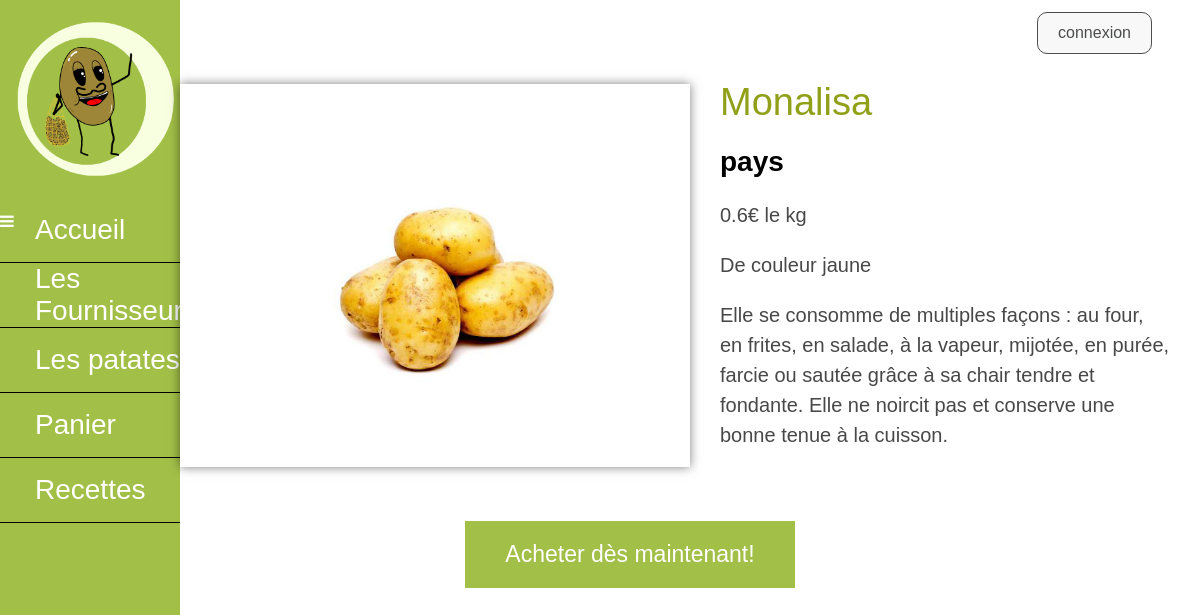
/laPatate.php?name= Monalisa, run on the app's committed database.
### tables this page shows
CREATE TABLE `patate` (
  `Num_patate` int(11) NOT NULL,
  `Nom_patate` varchar(50) NOT NULL,
  `Origine_patate` varchar(50) NOT NULL,
  `Couleur_patate` varchar(50) NOT NULL,
  `Prix_patate` float NOT NULL DEFAULT '0.6',
  `Image_patate` varchar(100) NOT NULL,
  `Texte_patate` text NOT NULL,
  `Quantite` int(11) DEFAULT NULL
);

### class/PatateManager.class.php (called while the page is built, shortened)
<?php
class PatateManager implements iterator
{
    private $_db;
    public function __construct($db)
	{
		$this->_patate = $this->getList();
    }
        public function getList()
        {
            $patates = [];
            $q = $this->_db->query('SELECT * FROM patate ORDER BY Nom_patate');
            while ($donnees = $q->fetch(PDO::FETCH_ASSOC))
            {
                $patates[] = new Patate($donnees);
            }
            return $patates;
        }
        public function get($nomP)
	    {
		$nomP = (string) $nomP;
		$q = $this->_db->query("SELECT * FROM patate Where Nom_patate ='$nomP'");
        $donnees = $q->fetch(PDO::FETCH_ASSOC);
            if($donnees){
                return new Patate($donnees);
            }else{
                return False;
            }
        }
        public function setDb(PDO $db)
        {
            $this->_db = $db;
        }
}
?>

### class/Patate.class.php (called while the page is built, shortened)
<?php
class Patate
{
    private $_Nom_patate;
	private $_Origine_patate;
	private $_Couleur_patate;
    private $_Prix_patate;
    private $_Image_patate;
    private $_Texte_patate;
	public function hydrate(array $donnees)
	{
		foreach ($donnees as $key => $value) {
			$method = 'set'.$key;
		}
	}
	public function getNom_patate()
	{
		return $this->_Nom_patate;
	}
	public function getOrigine_patate()
	{
		return $this->_Origine_patate;
	}
	public function getCouleur_patate()
	{
		return $this->_Couleur_patate;
    }
    public function getPrix_patate()
	{
		return $this->_Prix_patate;
    }
    public function getImage_patate()
	{
		return $this->_Image_patate;
    }
    public function getTexte_patate()
	{
		return $this->_Texte_patate;
	}
    public function setNum_patate($Num_patate)
	{
		$Num_patate = (int) $Num_patate;
	}
	public function setNom_patate($Nom_patate)
	{
		if (is_string($Nom_patate))
		{
			$this->_Nom_patate = $Nom_patate;
		}
	}
	public function setOrigine_patate($Origine_patate)
	{
		if (is_string($Origine_patate))
		{
			$this->_Origine_patate = $Origine_patate;
		}
	}
	public function setCouleur_patate($Couleur_patate)
	{
		if (is_string($Couleur_patate))
		{
			$this->_Couleur_patate = $Couleur_patate;
		}
    }
	public function setPrix_patate($Prix_patate)
	{
		$Prix_patate = (float) $Prix_patate;
		if ($Prix_patate)
		{
			$this->_Prix_patate = $Prix_patate;
		}
    }
    public function setImage_patate($Image_patate)
	{
		if (is_string($Image_patate))
		{
			$this->_Image_patate = $Image_patate;
		}
    }
    public function setTexte_patate($Texte_patate)
	{
		if (is_string($Texte_patate))
		{
			$this->_Texte_patate = $Texte_patate;
		}
	}
}

### laPatate.php (the view, shortened to what this page needs)
<!DOCTYPE html>
<html>
<head>
<link rel="stylesheet" href="https://cdnjs.cloudflare.com/ajax/libs/font-awesome/4.7.0/css/font-awesome.min.css">
<link href="css/Style.css" rel="stylesheet">
</head>
<body >
<?php require "src/nav.php"; ?>
<?php
    $db=connect_bd();
    $manager = new PatateManager($db);
    $lapatate = $manager->get($_GET['name']);
	if (htmlspecialchars($_GET["name"]))
	{
    $Patate =
    ' <section class="titrelapatate">
    <form action="#" method="post">
    <div id="content">
      <div class="bloccontent">
        <div id="blocgauche">
          <img src="'.$lapatate->getImage_patate().'">
        </div>
      </div>
        <div class="bloccontent">
          <div id="blocdroite">
            <h1 class="blocheader">'.$lapatate->getNom_patate().'</h1>
            <h2 class="blocheader">'.$lapatate->getOrigine_patate().'</h2>
            <h4>'.$lapatate->getPrix_patate().'€ le kg</h4>
            <h4>De couleur '.$lapatate->getCouleur_patate().'</h4>
            <h4>'.$lapatate->getTexte_patate().'</h4>
          </div>
    </div>
  </div>
  <div id="button">
  <input id="buttonpatate" type="submit" name="achat" value="Acheter dès maintenant!"></input>
  </div>
        </form>
      </section>
    ';
  }
  if(isset($Patate)){
		echo $Patate;
	}
?>
</body>
</html>

### css/Style.css (style rules this page uses)
html { scroll-behavior: smooth; margin:0px; }
body { font-family: Arial, Helvetica, sans-serif; margin:auto; }
#content h4 { color: #008f33; margin: auto; }
.titrelapatate { width: 85%; position: relative; text-align: center; box-sizing: border-box; clear: both; float: right; }
#content { font-family: 'poppins-bold', sans-serif !important; display: flex; position: relative; text-align: center; align-content: center; width: 100%; margin-top: 5%; }
#blocgauche { flex-wrap: wrap; align-items: center; align-content: center; display: flex; width: 100%; }
#blocgauche img { box-shadow: 0px 0px 10px 0px rgba(0, 0, 0, 0.5); display: inline-block; height: auto; max-width: 100%; }
#blocdroite { padding: 30px; position: relative; text-align: left; }
#blocdroite h1 { margin-bottom: 20px; color: #90A019; margin-top: 0px; font-weight: 300; font-size: 38px; }
#blocdroite h2 { margin-bottom: 20px; font-weight: 700; color: black; font-size: 28px; line-height: 1.3em; margin-top: 0px; }
#blocdroite h4 { margin-bottom: 20px; color: #494848; font-size: 20px; font-weight: 500; line-height: 1.5em; margin-top: 0px; }
#buttonpatate { background-color: #a2bf48; padding: 20px 40px; color: white; display: inline-block; font-style: none; margin: 0px 0px 0px -120px; font-size: 23px; text-align: center; border: 0px; cursor: pointer; }
#button { margin: 2%; position: relative; }
.bloccontent { float: left; width: 50%; display: inline-flex; display: flex; }
input::placeholder { text-align: center; }

### data on the page
patate: Image_patate (picture), Nom_patate "Monalisa", Origine_patate "pays", Prix_patate "0.6", Couleur_patate "jaune", Texte_patate "Elle se consomme de multiples façons : au four, en frites, en salade, à la vapeur, mijotée, en purée, farcie ou sautée grâce à sa chair tendre et fondante. Elle ne noircit pas et conserve une bonne tenue à la cuisson."
